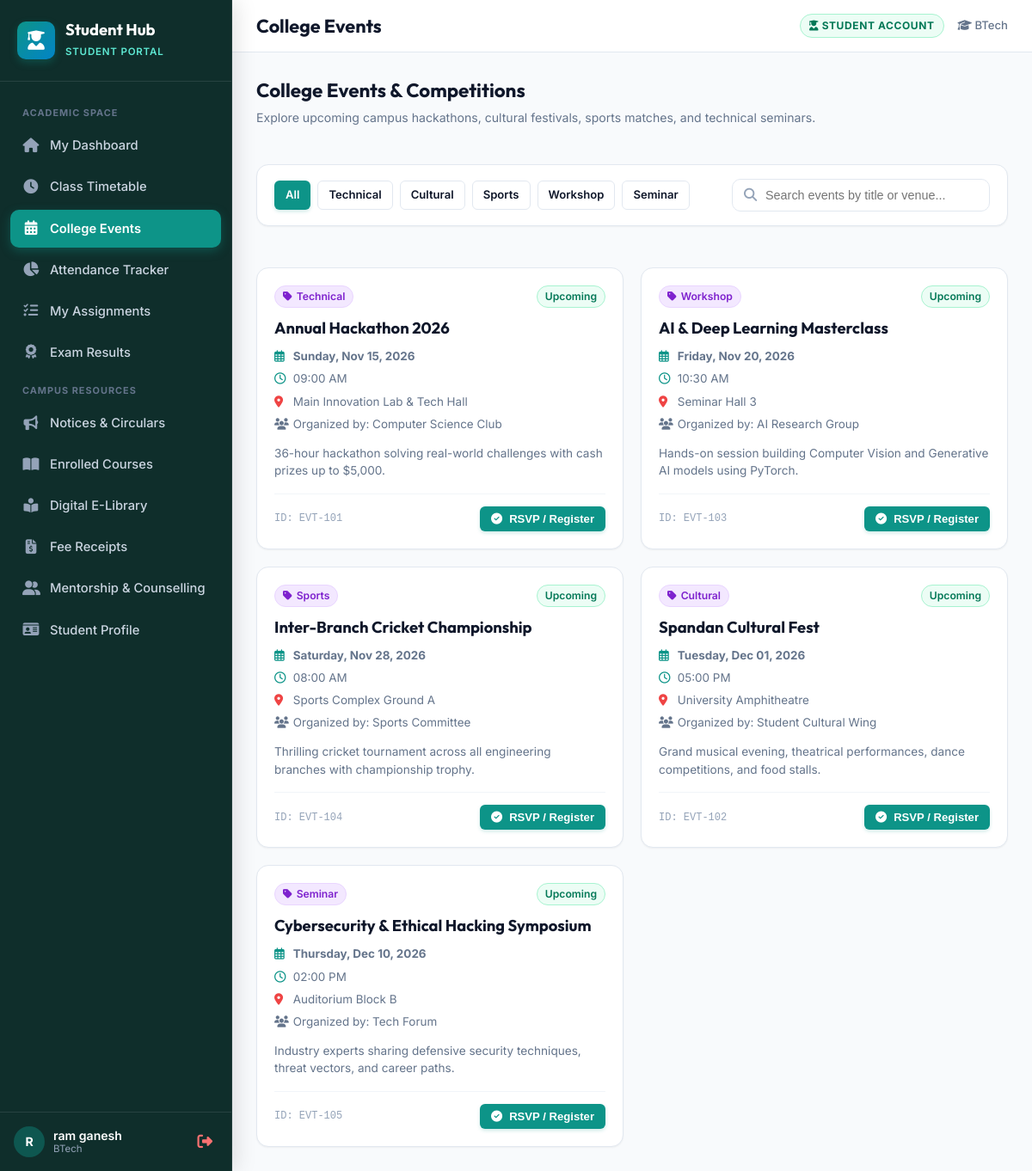
The page /student/events.php (signed in) on the database its author committed.
### tables this page shows
CREATE TABLE `events` (
  `id` int(10) unsigned NOT NULL AUTO_INCREMENT,
  `event_id` varchar(30) NOT NULL,
  `title` varchar(255) NOT NULL,
  `category` enum('Technical','Cultural','Sports','Workshop','Seminar') NOT NULL DEFAULT 'Technical',
  `date` date NOT NULL,
  `time` varchar(20) NOT NULL,
  `location` varchar(255) NOT NULL,
  `description` text DEFAULT NULL,
  `organizer` varchar(100) DEFAULT 'Student Council',
  `status` enum('Upcoming','Ongoing','Completed','Cancelled') NOT NULL DEFAULT 'Upcoming',
  `created_at` timestamp NOT NULL DEFAULT current_timestamp(),
  `updated_at` timestamp NOT NULL DEFAULT current_timestamp() ON UPDATE current_timestamp(),
  PRIMARY KEY (`id`),
  UNIQUE KEY `event_id` (`event_id`),
  KEY `idx_events_date` (`date`),
  KEY `idx_events_category` (`category`),
  KEY `idx_events_status` (`status`)
);

### includes/session.php (called while the page is built, shortened)
<?php
if (!defined('SESSION_INITIALIZED')) {
    function e(?string $string): string {
        return htmlspecialchars((string)($string ?? ''), ENT_QUOTES | ENT_SUBSTITUTE, 'UTF-8');
    }
}

### student/events.php (the view, shortened to what this page needs)
<?php
require_once dirname(__DIR__) . '/includes/student_header.php';
$pdo = get_pdo();
$selectedCat = $_GET['category'] ?? 'All';
$query = "SELECT * FROM events WHERE status != 'Cancelled'";
$params = [];
$query .= " ORDER BY date ASC, time ASC";
$stmt = $pdo->prepare($query);
$stmt->execute($params);
$events = $stmt->fetchAll();
$categories = ['All', 'Technical', 'Cultural', 'Sports', 'Workshop', 'Seminar'];
?>
<div style="display: flex; justify-content: space-between; align-items: center; margin-bottom: 20px; flex-wrap: wrap; gap: 14px;">
  <div>
    <h2 style="font-size: 1.4rem; color: var(--text-main); margin: 0;">College Events & Competitions</h2>
    <p style="font-size: 0.88rem; color: var(--text-muted); margin-top: 3px;">
      Explore upcoming campus hackathons, cultural festivals, sports matches, and technical seminars.
    </p>
  </div>
</div>
<div class="portal-card" style="margin-bottom: 24px;">
  <div class="card-body" style="padding: 16px 20px; display: flex; align-items: center; justify-content: space-between; flex-wrap: wrap; gap: 14px;">
    <div style="display: flex; gap: 8px; flex-wrap: wrap;">
      <?php foreach ($categories as $cat): ?>
        <a href="/STUDENTPORTAL/student/events.php?category=<?php echo urlencode($cat); ?>"
           class="btn btn-sm <?php echo ($selectedCat === $cat) ? 'btn-student' : 'btn-outline'; ?>">
          <?php echo $cat; ?>
        </a>
      <?php endforeach; ?>
    </div>
    <div class="search-box" style="min-width: 240px; max-width: 300px;">
      <i class="fas fa-search"></i>
      <input type="text" id="studentEventSearch" class="search-input" placeholder="Search events by title or venue...">
    </div>
  </div>
</div>
<?php if (empty($events)): ?>
  <div class="portal-card">
    <div class="card-body" style="text-align: center; padding: 50px 20px; color: var(--text-muted);">
      <i class="fas fa-calendar-times" style="font-size: 2.5rem; opacity: 0.35; display: block; margin-bottom: 12px;"></i>
      <h3 style="font-size: 1.15rem; color: var(--text-main);">No Events Found</h3>
      <p style="margin-top: 4px; font-size: 0.88rem;">There are no scheduled events matching the selected category.</p>
    </div>
  </div>
<?php else: ?>
  <div style="display: grid; grid-template-columns: repeat(auto-fill, minmax(340px, 1fr)); gap: 20px;" id="eventCardsGrid">
    <?php foreach ($events as $e): ?>
      <div class="portal-card event-card-item" style="transition: transform 0.2s ease, box-shadow 0.2s ease; display: flex; flex-direction: column;"
           data-search="<?php echo strtolower(e($e['title'] . ' ' . $e['category'] . ' ' . $e['location'] . ' ' . ($e['organizer'] ?? ''))); ?>">
        <div style="padding: 20px; flex: 1; display: flex; flex-direction: column;">
          <div style="display: flex; justify-content: space-between; align-items: center; margin-bottom: 12px;">
            <span class="badge badge-category">
              <i class="fas fa-tag"></i> <?php echo e($e['category']); ?>
            </span>
            <span class="badge badge-<?php echo strtolower($e['status']); ?>">
              <?php echo e($e['status']); ?>
            </span>
          </div>
          <h3 style="font-size: 1.15rem; font-weight: 700; color: var(--text-main); margin-bottom: 10px; line-height: 1.3;">
            <?php echo e($e['title']); ?>
          </h3>
          <div style="display: flex; flex-direction: column; gap: 6px; font-size: 0.84rem; color: var(--text-muted); margin-bottom: 14px;">
            <div>
              <i class="far fa-calendar-alt" style="color: #0d9488; width: 18px;"></i>
              <strong><?php echo date('l, M d, Y', strtotime($e['date'])); ?></strong>
            </div>
            <div>
              <i class="far fa-clock" style="color: #0d9488; width: 18px;"></i>
              <span><?php echo e($e['time']); ?></span>
            </div>
            <div>
              <i class="fas fa-map-marker-alt" style="color: #ef4444; width: 18px;"></i>
              <span><?php echo e($e['location']); ?></span>
            </div>
            <?php if (!empty($e['organizer'])): ?>
              <div>
                <i class="fas fa-users" style="color: #64748b; width: 18px;"></i>
                <span>Organized by: <?php echo e($e['organizer']); ?></span>
              </div>
            <?php endif; ?>
          </div>
          <p style="font-size: 0.85rem; color: var(--text-muted); line-height: 1.5; margin-bottom: 16px; flex: 1;">
            <?php echo e($e['description'] ?? 'Join your fellow students for this campus event.'); ?>
          </p>
          <div style="border-top: 1px solid var(--border-light); padding-top: 14px; display: flex; justify-content: space-between; align-items: center;">
            <span style="font-size: 0.75rem; font-family: monospace; color: var(--text-light);">
              ID: <?php echo e($e['event_id']); ?>
            </span>
            <button type="button" class="btn btn-student btn-sm" onclick="alert('Registration confirmed for event: <?php echo addslashes($e['title']); ?>! An email has been sent to your student inbox.');">
              <i class="fas fa-check-circle"></i> RSVP / Register
            </button>
          </div>
        </div>
      </div>
    <?php endforeach; ?>
  </div>
<?php endif; ?>
<?php require_once dirname(__DIR__) . '/includes/student_footer.php'; ?>

### assets/css/portal.css (style rules this page uses)
:root { --admin-primary: #4f46e5; --admin-primary-hover: #4338ca; --admin-primary-light: #eef2ff; --admin-sidebar-bg: #0f172a; --admin-accent: #06b6d4; --student-primary: #0d9488; --student-primary-hover: #0f766e; --student-primary-light: #f0fdfa; --student-sidebar-bg: #134e4a; --student-accent: #0284c7; --bg-body: #f8fafc; --bg-surface: #ffffff; --bg-surface-elevated: #ffffff; --border-color: #e2e8f0; --border-light: #f1f5f9; --text-main: #0f172a; --text-muted: #64748b; --text-light: #94a3b8; --success: #10b981; --success-bg: #ecfdf5; --success-border: #a7f3d0; --warning: #f59e0b; --warning-bg: #fffbeb; --warning-border: #fde68a; --danger: #ef4444; --danger-bg: #fef2f2; --danger-border: #fecaca; --info: #3b82f6; --info-bg: #eff6ff; --info-border: #bfdbfe; --shadow-sm: 0 1px 2px 0 rgba(0, 0, 0, 0.05); --shadow-md: 0 4px 6px -1px rgba(0, 0, 0, 0.07), 0 2px 4px -2px rgba(0, 0, 0, 0.05); --shadow-lg: 0 10px 15px -3px rgba(0, 0, 0, 0.08), 0 4px 6px -4px rgba(0, 0, 0, 0.04); --shadow-xl: 0 20px 25px -5px rgba(0, 0, 0, 0.1), 0 8px 10px -6px rgba(0, 0, 0, 0.04); --radius-sm: 6px; --radius-md: 10px; --radius-lg: 14px; --radius-xl: 18px; }
* { margin: 0; padding: 0; box-sizing: border-box; }
body { font-family: 'Inter', -apple-system, BlinkMacSystemFont, 'Segoe UI', Roboto, sans-serif; background-color: var(--bg-body); color: var(--text-main); line-height: 1.5; -webkit-font-smoothing: antialiased; }
h1, h2, h3, h4, .brand-title { font-family: 'Outfit', 'Inter', sans-serif; }
.portal-card { background: var(--bg-surface); border: 1px solid var(--border-color); border-radius: var(--radius-lg); box-shadow: var(--shadow-sm); overflow: hidden; }
.card-body { padding: 24px; }
.search-box { position: relative; min-width: 260px; flex: 1; max-width: 360px; }
.search-box i { position: absolute; left: 14px; top: 50%; transform: translateY(-50%); color: var(--text-light); font-size: 0.95rem; }
.search-input { width: 100%; padding: 10px 14px 10px 38px; border: 1px solid var(--border-color); border-radius: var(--radius-md); font-size: 0.9rem; outline: none; background: #fff; transition: border-color 0.2s ease, box-shadow 0.2s ease; }
.btn { display: inline-flex; align-items: center; justify-content: center; gap: 8px; padding: 9px 18px; border-radius: var(--radius-md); font-size: 0.9rem; font-weight: 600; text-decoration: none; cursor: pointer; border: 1px solid transparent; transition: all 0.2s ease; }
.student-theme .btn-primary, .btn-student { background: var(--student-primary); color: #fff; box-shadow: 0 2px 4px rgba(13, 148, 136, 0.2); }
.btn-outline { background: #fff; border-color: var(--border-color); color: var(--text-main); }
.btn-sm { padding: 6px 12px; font-size: 0.82rem; border-radius: var(--radius-sm); }
.badge { display: inline-flex; align-items: center; gap: 5px; padding: 3px 9px; border-radius: 9999px; font-size: 0.76rem; font-weight: 600; text-transform: capitalize; }
.badge-active, .badge-upcoming { background: #ecfdf5; color: #047857; border: 1px solid #a7f3d0; }
.badge-category { background: #f3e8ff; color: #7e22ce; border: 1px solid #e9d5ff; }

### rows shown on the page
events: category "Technical", status "Upcoming", title "Annual Hackathon 2026", date "Sunday, Nov 15, 2026", time "09:00 AM", location "Main Innovation Lab & Tech Hall", organizer "Computer Science Club", description "36-hour hackathon solving real-world challenges with cash prizes up to $5,000.", event "EVT-101"
events: category "Workshop", status "Upcoming", title "AI & Deep Learning Masterclass", date "Friday, Nov 20, 2026", time "10:30 AM", location "Seminar Hall 3", organizer "AI Research Group", description "Hands-on session building Computer Vision and Generative AI models using PyTorch.", event "EVT-103"
events: category "Sports", status "Upcoming", title "Inter-Branch Cricket Championship", date "Saturday, Nov 28, 2026", time "08:00 AM", location "Sports Complex Ground A", organizer "Sports Committee", description "Thrilling cricket tournament across all engineering branches with championship trophy.", event "EVT-104"
events: category "Cultural", status "Upcoming", title "Spandan Cultural Fest", date "Tuesday, Dec 01, 2026", time "05:00 PM", location "University Amphitheatre", organizer "Student Cultural Wing", description "Grand musical evening, theatrical performances, dance competitions, and food stalls.", event "EVT-102"
events: category "Seminar", status "Upcoming", title "Cybersecurity & Ethical Hacking Symposium", date "Thursday, Dec 10, 2026", time "02:00 PM", location "Auditorium Block B", organizer "Tech Forum", description "Industry experts sharing defensive security techniques, threat vectors, and career paths.", event "EVT-105"

### other values the page prints
substr($studentUser['full_name'], 0, 1) "R"
$studentUser['full_name'] "ram ganesh"
$studCourse "BTech"
$pageTitle "College Events"
$cat "All"
$cat "Technical"
$cat "Cultural"
$cat "Sports"
$cat "Workshop"
$cat "Seminar"
